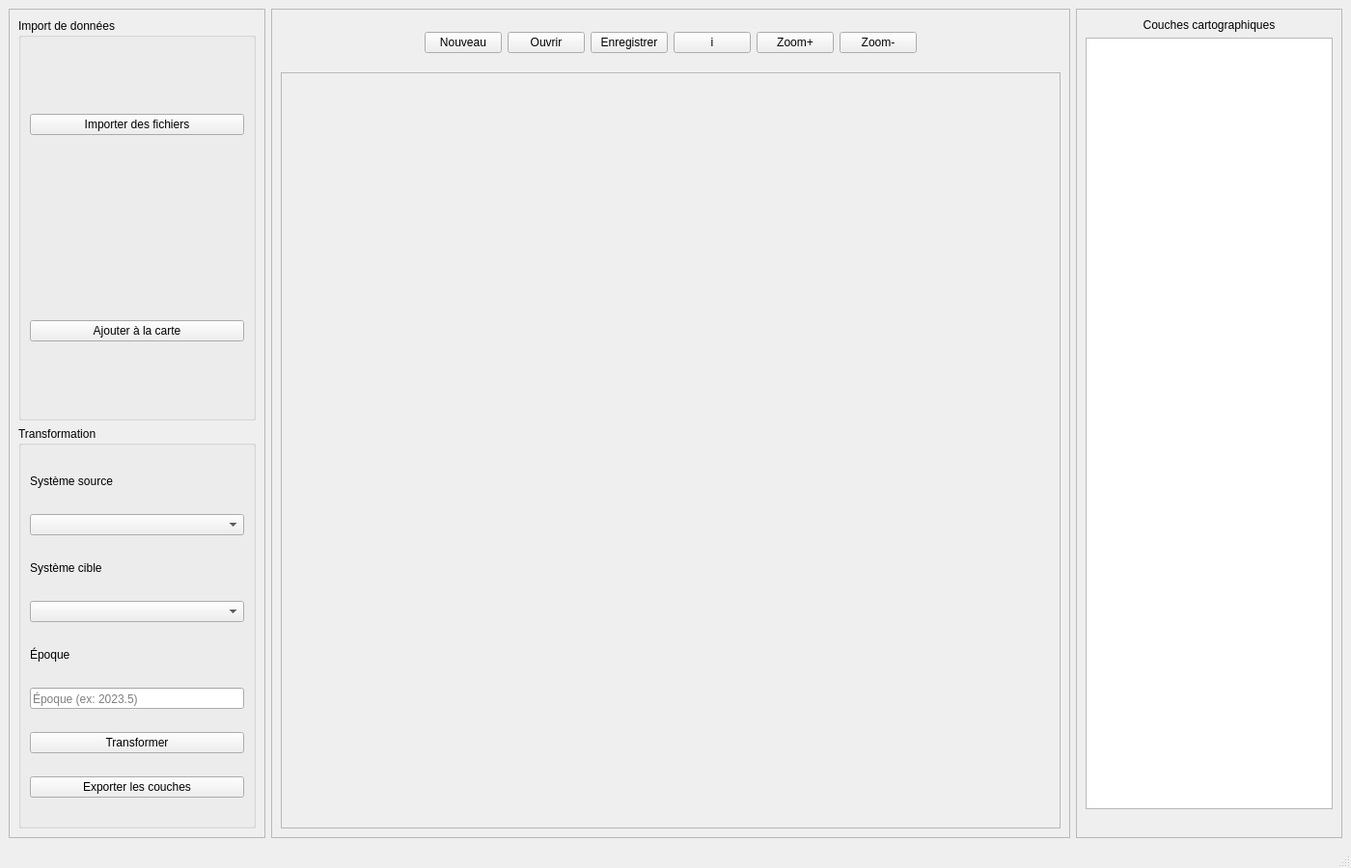
<?xml version="1.0" encoding="UTF-8"?>
<ui version="4.0">
 <class>MainWindow</class>
 <widget class="QMainWindow" name="MainWindow">
  <property name="geometry">
   <rect>
    <x>0</x>
    <y>0</y>
    <width>1400</width>
    <height>900</height>
   </rect>
  </property>
  <property name="windowTitle">
   <string>SIG 4D</string>
  </property>
  <widget class="QWidget" name="centralwidget">
   <layout class="QHBoxLayout" name="mainLayout">
    <item>
     <widget class="QFrame" name="leftPanel">
      <property name="frameShape">
       <enum>QFrame::StyledPanel</enum>
      </property>
      <layout class="QVBoxLayout" name="leftPanelLayout">
       <item>
        <widget class="QGroupBox" name="importGroup">
         <property name="title">
          <string>Import de données</string>
         </property>
         <property name="flat">
          <bool>false</bool>
         </property>
         <layout class="QVBoxLayout">
          <item>
           <widget class="QPushButton" name="importBtn">
            <property name="text">
             <string>Importer des fichiers</string>
            </property>
            <property name="icon">
             <iconset>
              <normaloff>:/icons/icons/upload.png</normaloff>:/icons/icons/upload.png</iconset>
            </property>
            <property name="iconSize">
             <size>
              <width>45</width>
              <height>45</height>
             </size>
            </property>
           </widget>
          </item>
          <item>
           <widget class="QLabel" name="selectedFileLabel">
            <property name="maximumSize">
             <size>
              <width>300</width>
              <height>40</height>
             </size>
            </property>
            <property name="text">
             <string/>
            </property>
           </widget>
          </item>
          <!-- <item>
           <widget class="QLabel" name="label_2">
            <property name="maximumSize">
             <size>
              <width>16777215</width>
              <height>20</height>
             </size>
            </property>
            <property name="text">
             <string>Dimension</string>
            </property>
           </widget>
          </item> -->
          <item>
           <widget class="QPushButton" name="addToMapBtn">
            <property name="text">
             <string>Ajouter à la carte</string>
            </property>
           </widget>
          </item>
         </layout>
        </widget>
       </item>
       <item>
        <widget class="QGroupBox" name="transformGroup">
         <property name="title">
          <string>Transformation</string>
         </property>
         <layout class="QVBoxLayout">
          <item>
           <widget class="QLabel" name="label_3">
            <property name="maximumSize">
             <size>
              <width>16777215</width>
              <height>20</height>
             </size>
            </property>
            <property name="text">
             <string>Système source</string>
            </property>
           </widget>
          </item>
          <item>
           <widget class="QComboBox" name="sourceCRSCombo">
            <property name="placeholderText">
             <string>Système source...</string>
            </property>
           </widget>
          </item>
          <item>
           <widget class="QLabel" name="label_4">
            <property name="maximumSize">
             <size>
              <width>16777215</width>
              <height>20</height>
             </size>
            </property>
            <property name="text">
             <string>Système cible</string>
            </property>
           </widget>
          </item>
          <item>
           <widget class="QComboBox" name="targetCRSCombo">
            <property name="placeholderText">
             <string>Système cible...</string>
            </property>
           </widget>
          </item>
          <item>
           <widget class="QLabel" name="label_5">
            <property name="maximumSize">
             <size>
              <width>16777215</width>
              <height>20</height>
             </size>
            </property>
            <property name="text">
             <string>Époque</string>
            </property>
           </widget>
          </item>
          <item>
           <widget class="QLineEdit" name="epochEdit">
            <property name="placeholderText">
             <string>Époque (ex: 2023.5)</string>
            </property>
           </widget>
          </item>
          <item>
           <widget class="QPushButton" name="transformBtn">
            <property name="text">
             <string>Transformer</string>
            </property>
           </widget>
          </item>
          <item>
           <widget class="QPushButton" name="exportLayersBtn">
            <property name="text">
             <string>Exporter les couches</string>
            </property>
           </widget>
          </item>
         </layout>
        </widget>
       </item>
      </layout>
     </widget>
    </item>
    <item>
     <widget class="QFrame" name="mapFrame">
      <property name="frameShape">
       <enum>QFrame::StyledPanel</enum>
      </property>
      <layout class="QVBoxLayout">
       <item>
        <widget class="QFrame" name="topTools">
         <property name="maximumSize">
          <size>
           <width>16777215</width>
           <height>50</height>
          </size>
         </property>
         <layout class="QHBoxLayout">
          <property name="topMargin">
           <number>0</number>
          </property>
          <property name="bottomMargin">
           <number>0</number>
          </property>
          <item>
           <spacer name="horizontalSpacer">
            <property name="orientation">
             <enum>Qt::Horizontal</enum>
            </property>
            <property name="sizeHint" stdset="0">
             <size>
              <width>140</width>
              <height>20</height>
             </size>
            </property>
           </spacer>
          </item>
          <item>
           <widget class="QPushButton" name="btnNew">
            <property name="text">
             <string>Nouveau</string>
            </property>
           </widget>
          </item>
          <item>
           <widget class="QPushButton" name="btnOpen">
            <property name="text">
             <string>Ouvrir</string>
            </property>
           </widget>
          </item>
          <item>
           <widget class="QPushButton" name="btnSave">
            <property name="text">
             <string>Enregistrer</string>
            </property>
           </widget>
          </item>
          <item>
           <widget class="QPushButton" name="btnIdentify">
            <property name="text">
             <string>i</string>
            </property>
           </widget>
          </item>
          <item>
           <widget class="QPushButton" name="btnZoomPlus">
            <property name="text">
             <string>Zoom+</string>
            </property>
           </widget>
          </item>
          <item>
           <widget class="QPushButton" name="btnZoomMinus">
            <property name="text">
             <string>Zoom-</string>
            </property>
           </widget>
          </item>
          <item>
           <spacer name="horizontalSpacer_2">
            <property name="orientation">
             <enum>Qt::Horizontal</enum>
            </property>
            <property name="sizeHint" stdset="0">
             <size>
              <width>140</width>
              <height>20</height>
             </size>
            </property>
           </spacer>
          </item>
         </layout>
        </widget>
       </item>
       <item>
        <widget class="QFrame" name="carte">
         <property name="frameShape">
          <enum>QFrame::StyledPanel</enum>
         </property>
         <property name="frameShadow">
          <enum>QFrame::Raised</enum>
         </property>
        </widget>
       </item>
      </layout>
     </widget>
    </item>
    <item>
     <widget class="QFrame" name="rightPanel">
      <property name="frameShape">
       <enum>QFrame::StyledPanel</enum>
      </property>
      <layout class="QVBoxLayout">
       <item>
        <widget class="QLabel" name="layersTitle">
         <property name="text">
          <string>Couches cartographiques</string>
         </property>
         <property name="alignment">
          <set>Qt::AlignHCenter</set>
         </property>
        </widget>
       </item>
       <item>
        <widget class="QListWidget" name="layersList"/>
       </item>
       <item>
        <widget class="QLabel" name="scale">
         <property name="text">
          <string/>
         </property>
        </widget>
       </item>
       <item>
        <layout class="QVBoxLayout" name="projectCaracteristicsDisplay"/>
       </item>
      </layout>
     </widget>
    </item>
   </layout>
  </widget>
  <widget class="QMenuBar" name="menubar">
   <property name="geometry">
    <rect>
     <x>0</x>
     <y>0</y>
     <width>1400</width>
     <height>22</height>
    </rect>
   </property>
  </widget>
  <widget class="QStatusBar" name="statusbar"/>
 </widget>
 <resources/>
 <connections/>
</ui>
